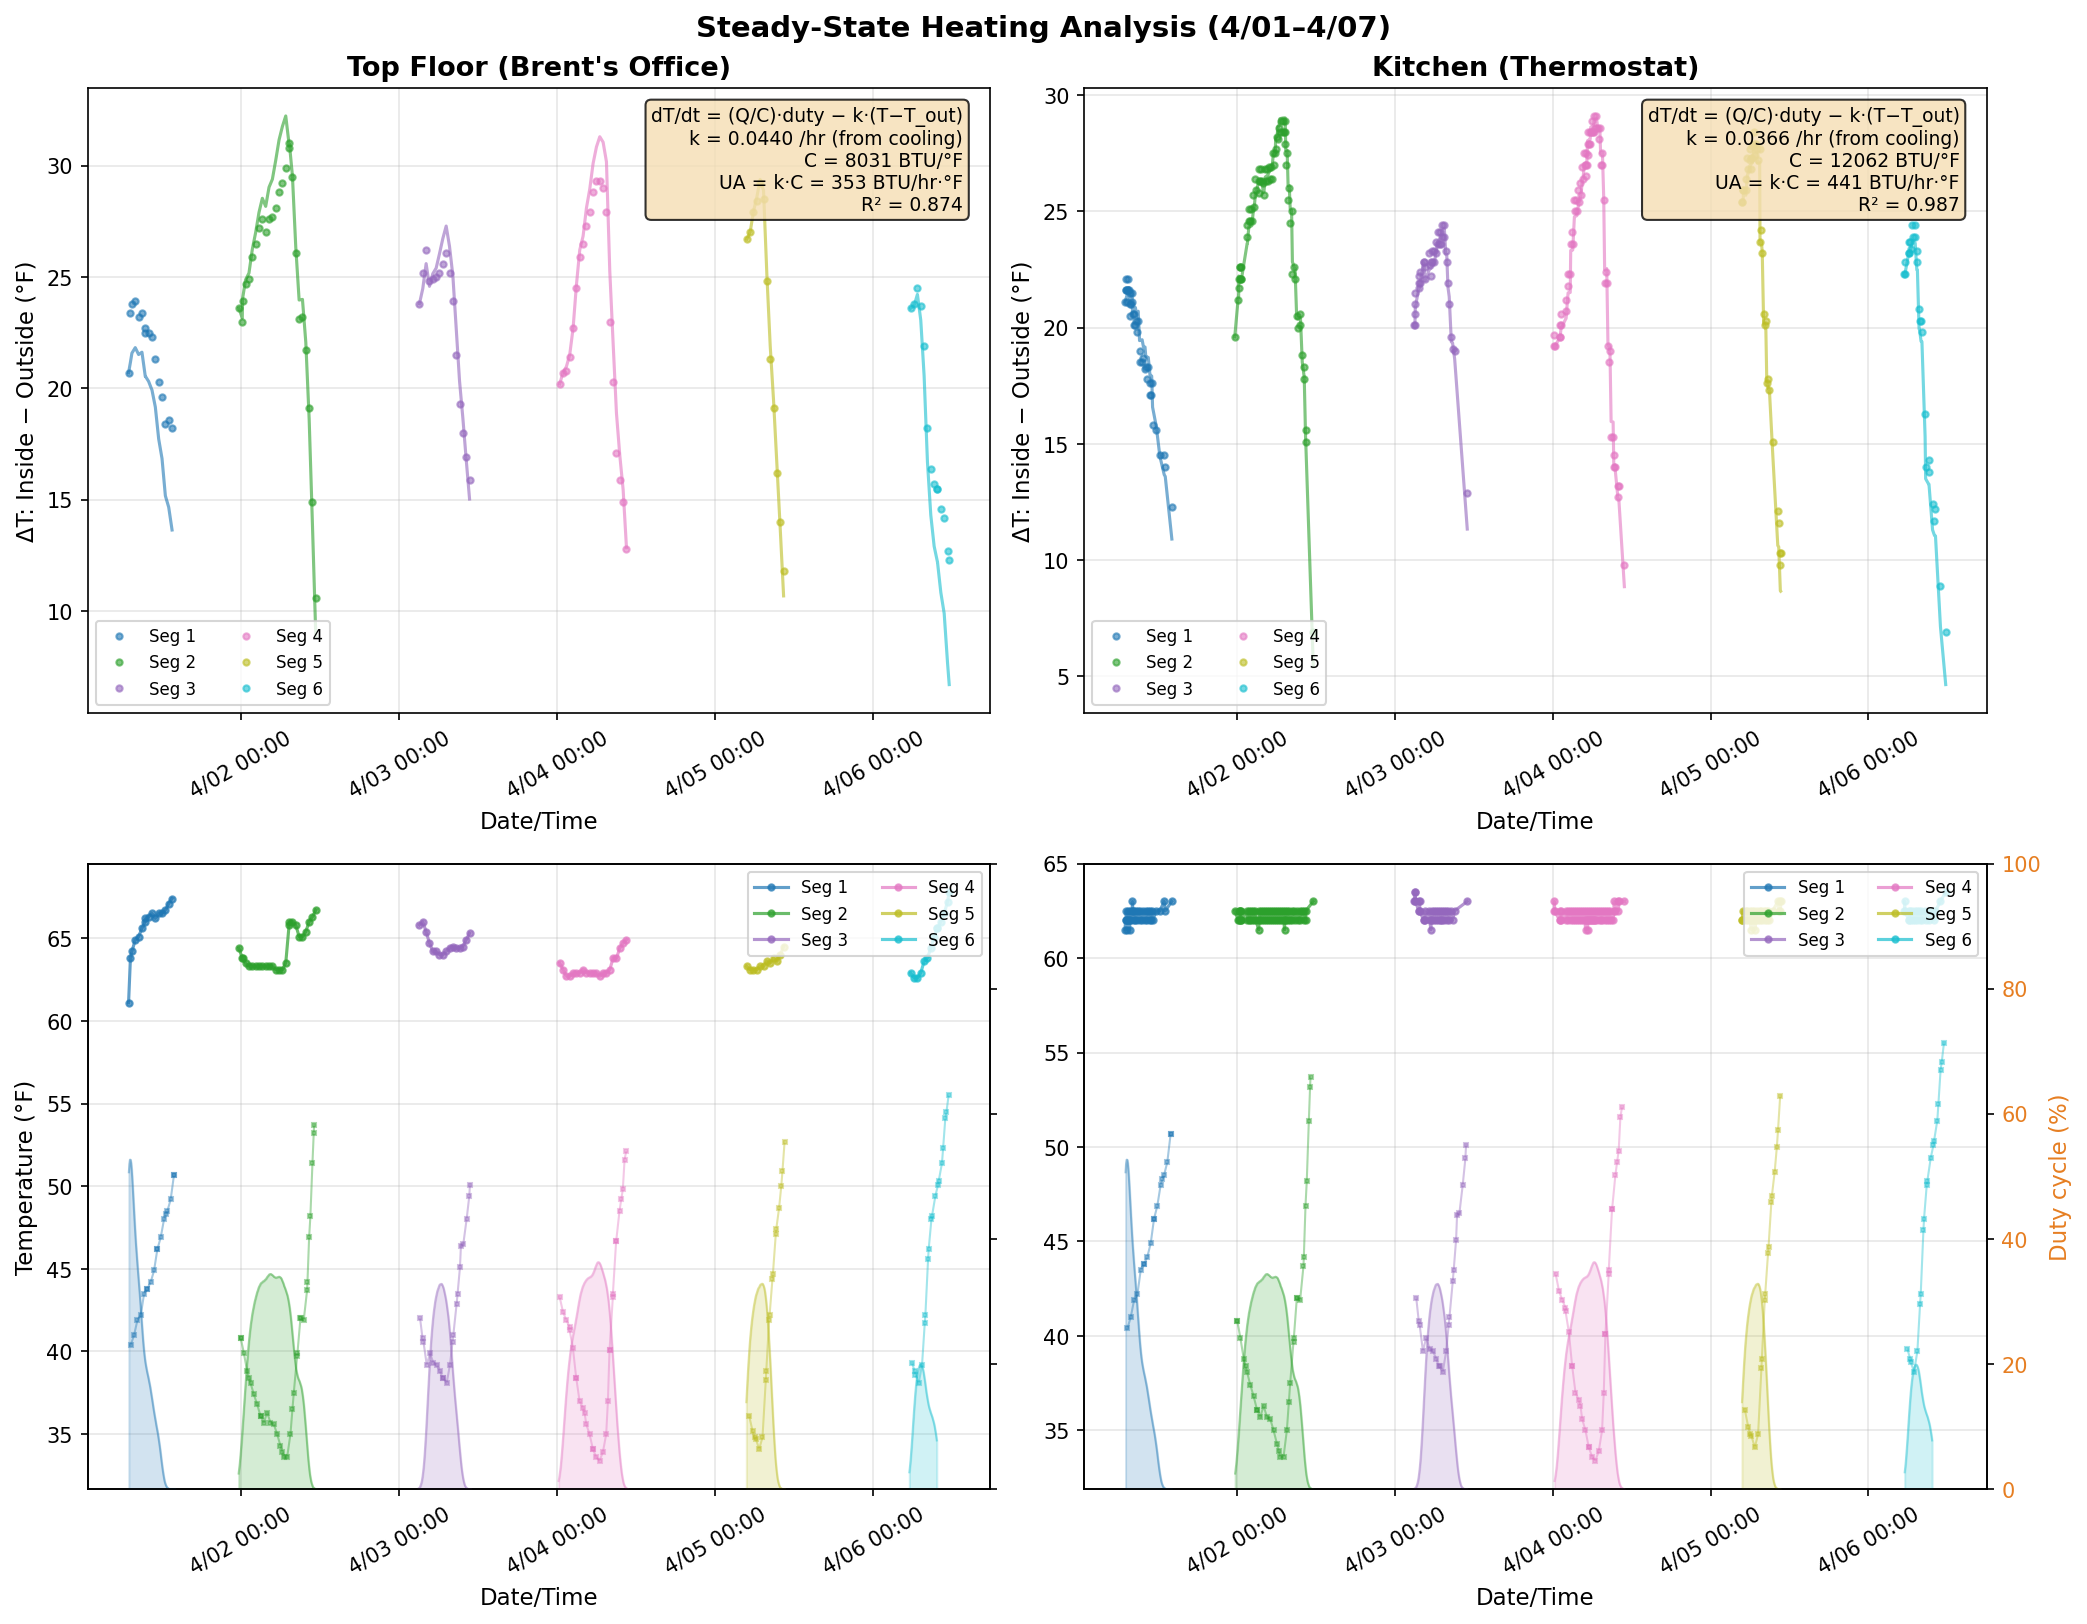

Recreate this plot in Python.
#!/usr/bin/env python3
"""
Heating analysis: start by visualizing all temps + furnace state.
"""

import matplotlib
matplotlib.use('GTK3Agg')
import psycopg2
import numpy as np
import matplotlib.pyplot as plt
import matplotlib.dates as mdates
from zoneinfo import ZoneInfo

mtn = ZoneInfo('America/Denver')

conn = psycopg2.connect(dbname="koldenhome", user="koldenhome")
cur = conn.cursor()

# --- Outside temp (node 60) ---
cur.execute("""
    SELECT time, value::text::float
    FROM events
    WHERE property = 'Air temperature'
      AND node_id = 60
      AND time > '2026-04-01'::timestamptz AND time < '2026-04-07'::timestamptz
    ORDER BY time
""")
outside = cur.fetchall()

# --- Top floor (node 58) ---
cur.execute("""
    SELECT time, value::text::float
    FROM events
    WHERE property = 'Air temperature'
      AND node_id = 58
      AND time > '2026-04-01'::timestamptz AND time < '2026-04-07'::timestamptz
    ORDER BY time
""")
top_floor = cur.fetchall()

# --- Thermostat / kitchen (node 61) ---
cur.execute("""
    SELECT time, value::text::float
    FROM events
    WHERE property = 'Air temperature'
      AND node_id = 61
      AND time > '2026-04-01'::timestamptz AND time < '2026-04-07'::timestamptz
    ORDER BY time
""")
kitchen = cur.fetchall()

# --- Furnace operating state (node 61, CC 66) ---
cur.execute("""
    SELECT time, value::text::int
    FROM events
    WHERE node_id = 61
      AND property = 'state'
      AND command_class = 66
      AND time > '2026-04-01'::timestamptz AND time < '2026-04-07'::timestamptz
    ORDER BY time
""")
state_rows = cur.fetchall()

conn.close()

print(f"Outside: {len(outside)}, Top floor: {len(top_floor)}, Kitchen: {len(kitchen)}, State events: {len(state_rows)}")

# --- Build furnace on/off spans for shading ---
spans = []  # (start, end, state)
for i, (t, state) in enumerate(state_rows):
    end = state_rows[i + 1][0] if i + 1 < len(state_rows) else t
    if state != 0:
        spans.append((t, end, state))

# --- Find steady-state heating segments ---
# Steady state = kitchen temp flat (±1.5°F) AND furnace cycling
FLAT_RANGE_F = 1.5
MIN_DURATION_H = 2.0
GAP_TOLERANCE_S = 60 * 60  # merge segments within 1 hour

def furnace_cycling_between(t_start, t_end):
    """Check if furnace had at least 2 on/off transitions in the interval."""
    transitions = [t for t, s in state_rows if t_start <= t <= t_end]
    return len(transitions) >= 4  # need a few cycles

def find_steady_state_segments():
    """Slide through kitchen temps, find flat regions with furnace cycling."""
    if len(kitchen) < 3:
        return []

    segments = []
    seg_start = 0

    i = 0
    while i < len(kitchen):
        # Start a candidate segment
        j = i + 1
        while j < len(kitchen):
            window = [v for _, v in kitchen[i:j+1]]
            if max(window) - min(window) > FLAT_RANGE_F:
                break
            j += 1
        j -= 1  # last valid index

        # Check minimum duration
        duration_h = (kitchen[j][0] - kitchen[i][0]).total_seconds() / 3600
        if duration_h >= MIN_DURATION_H:
            # Check furnace was cycling
            if furnace_cycling_between(kitchen[i][0], kitchen[j][0]):
                segments.append((kitchen[i][0], kitchen[j][0]))

        i = j + 1

    # Merge close segments
    if not segments:
        return segments
    merged = [segments[0]]
    for start, end in segments[1:]:
        prev_start, prev_end = merged[-1]
        if (start - prev_end).total_seconds() <= GAP_TOLERANCE_S:
            merged[-1] = (prev_start, end)
        else:
            merged.append((start, end))

    return merged

steady_segments = find_steady_state_segments()
print(f"Steady-state segments: {len(steady_segments)}")
for i, (start, end) in enumerate(steady_segments):
    dur = (end - start).total_seconds() / 3600
    print(f"  Seg {i+1}: {start.astimezone(mtn):%m/%d %H:%M} – {end.astimezone(mtn):%m/%d %H:%M} ({dur:.1f}h)")

# --- Continuous duty cycle (Gaussian-weighted moving average) ---
from datetime import timedelta

state_times = [t for t, _ in state_rows]
state_vals = [s for _, s in state_rows]

DUTY_SIGMA_S = 30 * 60   # 30-minute Gaussian σ
DUTY_STEP_S = 5 * 60     # sample every 5 minutes

def furnace_state_at(t):
    """Get furnace state at time t from step function."""
    state = 0
    for i, st in enumerate(state_times):
        if st > t:
            break
        state = state_vals[i]
    return state

def compute_continuous_duty():
    """Gaussian-weighted moving average of furnace on/off state."""
    if len(state_times) < 2:
        return [], []
    t_start = state_times[0]
    t_end = state_times[-1]

    # Pre-build 1-minute resolution step function for fast convolution
    resolution_s = 60
    n_steps = int((t_end - t_start).total_seconds() / resolution_s) + 1
    step_fn = np.zeros(n_steps)
    for i in range(len(state_times)):
        idx_start = int((state_times[i] - t_start).total_seconds() / resolution_s)
        idx_end = (int((state_times[i+1] - t_start).total_seconds() / resolution_s)
                   if i + 1 < len(state_times) else n_steps)
        if state_vals[i] == 1:
            step_fn[idx_start:idx_end] = 1.0

    # Gaussian kernel
    kernel_width = int(3 * DUTY_SIGMA_S / resolution_s)  # 3σ each side
    kernel_x = np.arange(-kernel_width, kernel_width + 1)
    kernel = np.exp(-0.5 * (kernel_x * resolution_s / DUTY_SIGMA_S) ** 2)
    kernel /= kernel.sum()

    # Convolve
    smoothed = np.convolve(step_fn, kernel, mode='same')

    # Sample at DUTY_STEP_S intervals
    sample_step = int(DUTY_STEP_S / resolution_s)
    times_out = []
    duty_out = []
    for idx in range(0, n_steps, sample_step):
        t = t_start + timedelta(seconds=idx * resolution_s)
        times_out.append(t)
        duty_out.append(smoothed[idx])

    return times_out, duty_out

duty_times, duty_values = compute_continuous_duty()
print(f"Continuous duty: {len(duty_times)} samples")

# Also keep hourly buckets for the scatter fit
heat_buckets = []
bucket_centers = []
if len(state_times) >= 2:
    first_hour = state_times[0].replace(minute=0, second=0, microsecond=0)
    last_hour = state_times[-1].replace(minute=0, second=0, microsecond=0) + timedelta(hours=1)

    hour = first_hour
    while hour < last_hour:
        next_hour = hour + timedelta(hours=1)
        heat_secs = 0.0

        for i in range(len(state_times)):
            state = state_vals[i]
            t_start_s = state_times[i]
            t_end_seg = state_times[i + 1] if i + 1 < len(state_times) else next_hour

            seg_start = max(t_start_s, hour)
            seg_end = min(t_end_seg, next_hour)
            if seg_start >= seg_end:
                continue

            duration = (seg_end - seg_start).total_seconds()
            if state == 1:
                heat_secs += duration

        bucket_secs = (next_hour - hour).total_seconds()
        heat_buckets.append(heat_secs / bucket_secs)
        bucket_centers.append((hour + timedelta(minutes=30)).astimezone(mtn))
        hour = next_hour

# --- Filter data to steady-state segments only ---
def filter_to_segments(data, segments):
    """Keep only data points that fall within one of the segments."""
    result = []
    for t, v in data:
        for seg_start, seg_end in segments:
            if seg_start <= t <= seg_end:
                result.append((t, v))
                break
    return result

def filter_buckets_to_segments(centers, values, segments):
    """Keep only duty cycle buckets within segments."""
    filtered_c, filtered_v = [], []
    for c, v in zip(centers, values):
        # bucket_centers are in mtn, segments are UTC — compare as UTC
        c_utc = c.astimezone(None)
        for seg_start, seg_end in segments:
            if seg_start <= c_utc <= seg_end:
                filtered_c.append(c)
                filtered_v.append(v)
                break
    return filtered_c, filtered_v

# --- ODE heating model ---
# dT/dt = (Q/C) × duty(t) - k × (T - T_outside(t))
# k known from cooling fit, C is the free parameter, UA = k × C
from scipy.optimize import least_squares

Q_FURNACE = 42000  # BTU/hr, low fire output
COOLING_K = {
    58: 0.0440,  # top floor, from cooling_curve_fit
    61: 0.0366,  # kitchen, from cooling_curve_fit
}

def get_duty_at(t):
    """Interpolate continuous duty at time t."""
    if not duty_times:
        return 0.0
    # Binary search
    lo, hi = 0, len(duty_times) - 1
    if t <= duty_times[0]:
        return duty_values[0]
    if t >= duty_times[-1]:
        return duty_values[-1]
    while hi - lo > 1:
        mid = (lo + hi) // 2
        if duty_times[mid] <= t:
            lo = mid
        else:
            hi = mid
    # Linear interpolation
    dt_span = (duty_times[hi] - duty_times[lo]).total_seconds()
    if dt_span == 0:
        return duty_values[lo]
    frac = (t - duty_times[lo]).total_seconds() / dt_span
    return duty_values[lo] + frac * (duty_values[hi] - duty_values[lo])

def get_outside_temp_at(t):
    """Nearest outside temp reading to time t."""
    if not outside:
        return 45.0
    best = min(outside, key=lambda x: abs((x[0] - t).total_seconds()))
    return best[1]

def solve_heating_ode(indoor_data, seg, k, C):
    """Solve dT/dt = (Q/C)*duty(t) - k*(T - T_out(t)) using piecewise-constant exact solution.

    With heat input, the ODE becomes: dT/dt = -k*(T - T_eff) where
    T_eff = T_outside + (Q*duty)/(k*C) = T_outside + Q*duty/UA
    """
    C = float(np.asarray(C).flat[0])
    # Use indoor sensor readings as observation times
    obs = [(t, v) for t, v in indoor_data if seg[0] <= t <= seg[1]]
    if len(obs) < 2:
        return [], []

    predicted = [obs[0][1]]
    for i in range(1, len(obs)):
        dt_h = (obs[i][0] - obs[i-1][0]).total_seconds() / 3600
        T_out = get_outside_temp_at(obs[i-1][0])
        duty = get_duty_at(obs[i-1][0])
        T_eff = T_out + (Q_FURNACE * duty) / (k * C)
        T_prev = predicted[-1]
        T_next = T_eff + (T_prev - T_eff) * np.exp(-k * dt_h)
        predicted.append(T_next)

    return obs, np.array(predicted, dtype=float)

def fit_heating_C(indoor_data, segments, k):
    """Fit C across all segments by minimizing ODE prediction error."""
    def residuals(C):
        err = []
        for seg in segments:
            obs, predicted = solve_heating_ode(indoor_data, seg, k, C)
            if len(obs) > 0:
                observed = np.array([v for _, v in obs])
                err.extend(predicted - observed)
        return np.array(err)

    result = least_squares(residuals, x0=10000, bounds=(100, np.inf))
    return result.x[0]

# --- Plot ---
seg_colors = plt.cm.tab10(np.linspace(0, 1, max(len(steady_segments), 1)))
bar_width = timedelta(minutes=50)

panels = [
    (top_floor, "Top Floor (Brent's Office)", 58),
    (kitchen, "Kitchen (Thermostat)", 61),
]

fig, axes = plt.subplots(2, 2, figsize=(14, 11), height_ratios=[1, 1])

for col, (indoor_data, label, node_id) in enumerate(panels):
    # --- Top row: ODE fit (normalized) ---
    ax_top = axes[0, col]
    k = COOLING_K[node_id]
    C = fit_heating_C(indoor_data, steady_segments, k)
    UA = k * C
    tau = 1 / k
    half_life = np.log(2) / k

    # R² across all segments (on ΔT)
    all_obs_dt = []
    all_pred_dt = []
    for seg in steady_segments:
        obs, predicted = solve_heating_ode(indoor_data, seg, k, C)
        if len(obs) > 0:
            for i, (t, v) in enumerate(obs):
                t_out = get_outside_temp_at(t)
                all_obs_dt.append(v - t_out)
                all_pred_dt.append(predicted[i] - t_out)
    all_obs_dt = np.array(all_obs_dt)
    all_pred_dt = np.array(all_pred_dt)
    ss_res = np.sum((all_obs_dt - all_pred_dt) ** 2)
    ss_tot = np.sum((all_obs_dt - np.mean(all_obs_dt)) ** 2)
    r_squared = 1 - ss_res / ss_tot if ss_tot > 0 else 0

    # Plot each segment: observed ΔT + predicted ΔT
    for si, seg in enumerate(steady_segments):
        obs, predicted = solve_heating_ode(indoor_data, seg, k, C)
        if len(obs) < 2:
            continue
        times_mtn = [t.astimezone(mtn) for t, _ in obs]
        obs_dt = [v - get_outside_temp_at(t) for t, v in obs]
        pred_dt = [p - get_outside_temp_at(obs[i][0]) for i, p in enumerate(predicted)]
        c = seg_colors[si]
        ax_top.plot(times_mtn, obs_dt, 'o', color=c,
                    markersize=3, alpha=0.6, label=f'Seg {si+1}')
        ax_top.plot(times_mtn, pred_dt, '-', color=c,
                    linewidth=1.5, alpha=0.6)

    stats = (
        f'dT/dt = (Q/C)·duty − k·(T−T_out)\n'
        f'k = {k:.4f} /hr (from cooling)\n'
        f'C = {C:.0f} BTU/°F\n'
        f'UA = k·C = {UA:.0f} BTU/hr·°F\n'
        f'R² = {r_squared:.3f}'
    )
    ax_top.text(0.97, 0.97, stats, transform=ax_top.transAxes, fontsize=9,
                verticalalignment='top', horizontalalignment='right',
                bbox=dict(boxstyle='round', facecolor='wheat', alpha=0.8))
    ax_top.set_title(label, fontsize=13, fontweight='bold')
    ax_top.set_xlabel('Date/Time', fontsize=11)
    ax_top.set_ylabel('ΔT: Inside − Outside (°F)', fontsize=11)
    ax_top.xaxis.set_major_formatter(mdates.DateFormatter('%-m/%d %H:%M', tz=mtn))
    ax_top.xaxis.set_major_locator(mdates.DayLocator(tz=mtn))
    ax_top.tick_params(axis='x', rotation=30)
    ax_top.grid(True, alpha=0.3)
    ax_top.legend(fontsize=8, loc='lower left', ncol=2)

    print(f"  {label}: C = {C:.0f} BTU/°F, UA = {UA:.0f} BTU/hr·°F, R² = {r_squared:.3f}")

    # --- Bottom row: raw temps + duty on timeline ---
    ax_bot = axes[1, col]
    ax2 = ax_bot.twinx()

    for si, (seg_start, seg_end) in enumerate(steady_segments):
        s_out = [(t, v) for t, v in outside if seg_start <= t <= seg_end]
        s_in = [(t, v) for t, v in indoor_data if seg_start <= t <= seg_end]
        s_duty = [(t, v) for t, v in zip(duty_times, duty_values)
                  if seg_start <= t <= seg_end]

        c = seg_colors[si]
        ax_bot.plot([t.astimezone(mtn) for t, _ in s_out], [v for _, v in s_out],
                's-', color=c, linewidth=1, markersize=2, alpha=0.4)
        ax_bot.plot([t.astimezone(mtn) for t, _ in s_in], [v for _, v in s_in],
                'o-', color=c, linewidth=1.5, markersize=3, alpha=0.7,
                label=f'Seg {si+1}')
        if s_duty:
            ax2.fill_between([t.astimezone(mtn) for t, _ in s_duty],
                             [v * 100 for _, v in s_duty],
                             alpha=0.2, color=c)
            ax2.plot([t.astimezone(mtn) for t, _ in s_duty],
                     [v * 100 for _, v in s_duty],
                     '-', color=c, linewidth=1, alpha=0.4)

    ax2.set_ylim(0, 100)
    if col == 1:
        ax2.set_ylabel('Duty cycle (%)', fontsize=11, color='#e67e22')
        ax2.tick_params(axis='y', labelcolor='#e67e22')
    else:
        ax2.tick_params(axis='y', labelright=False)

    ax_bot.set_xlabel('Date/Time', fontsize=11)
    if col == 0:
        ax_bot.set_ylabel('Temperature (°F)', fontsize=11)
    ax_bot.xaxis.set_major_formatter(mdates.DateFormatter('%-m/%d %H:%M', tz=mtn))
    ax_bot.xaxis.set_major_locator(mdates.DayLocator(tz=mtn))
    ax_bot.tick_params(axis='x', rotation=30)
    ax_bot.grid(True, alpha=0.3)
    ax_bot.legend(fontsize=8, loc='upper right', ncol=2)

fig.suptitle('Steady-State Heating Analysis (4/01–4/07)', fontsize=14, fontweight='bold')
plt.tight_layout()
plt.savefig('heating_analysis.png', dpi=150, bbox_inches='tight')
print("Saved heating_analysis.png")
plt.show()
